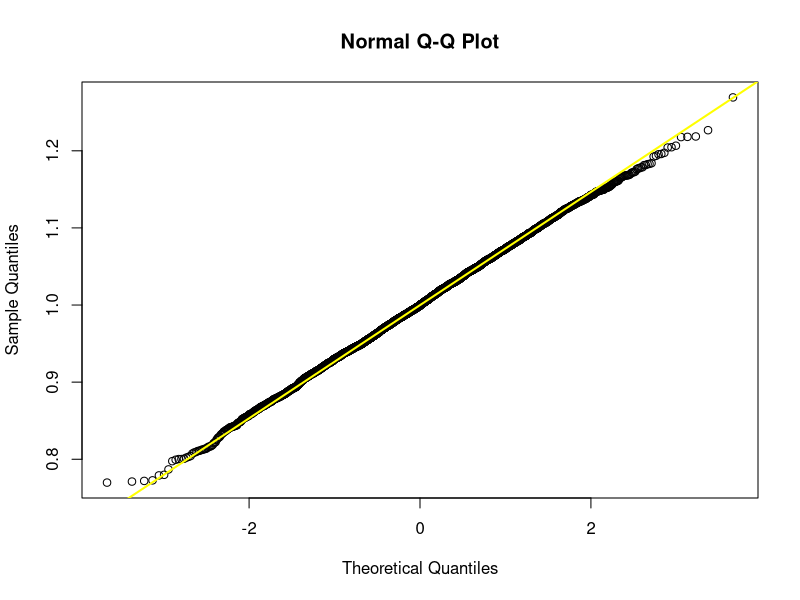
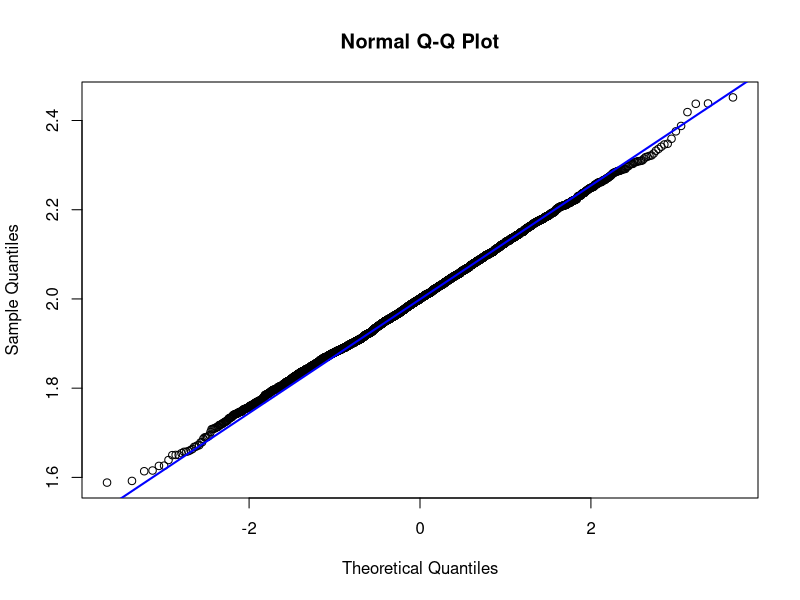
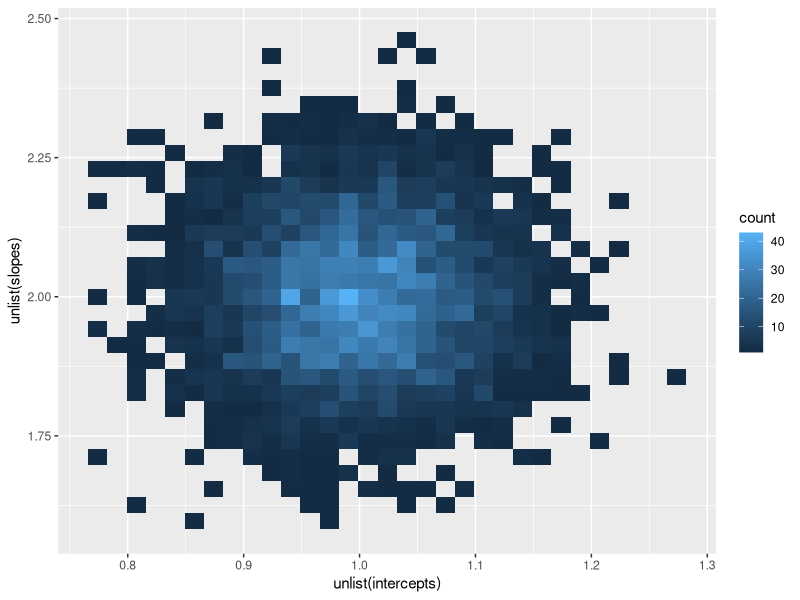
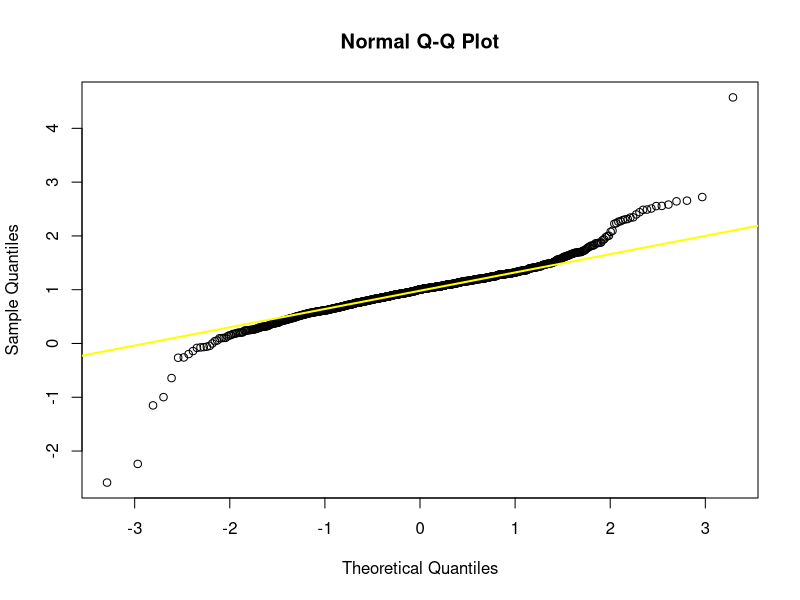
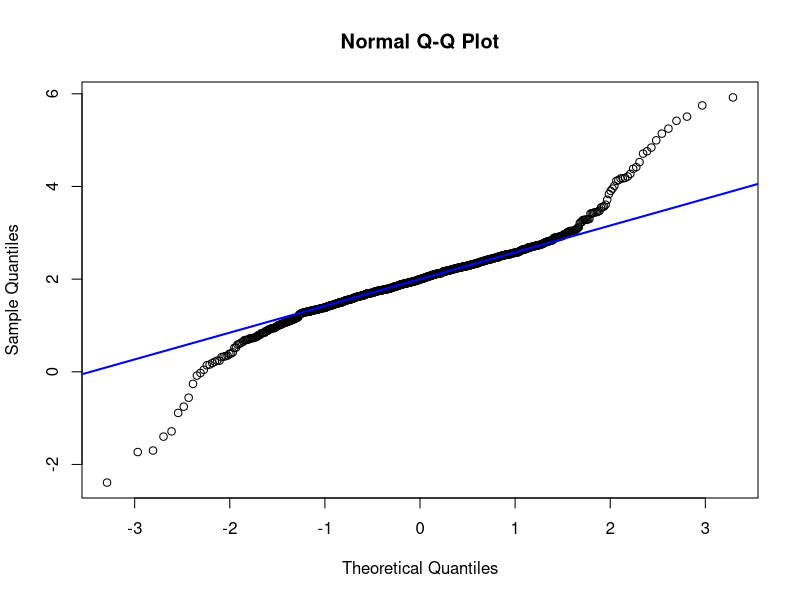
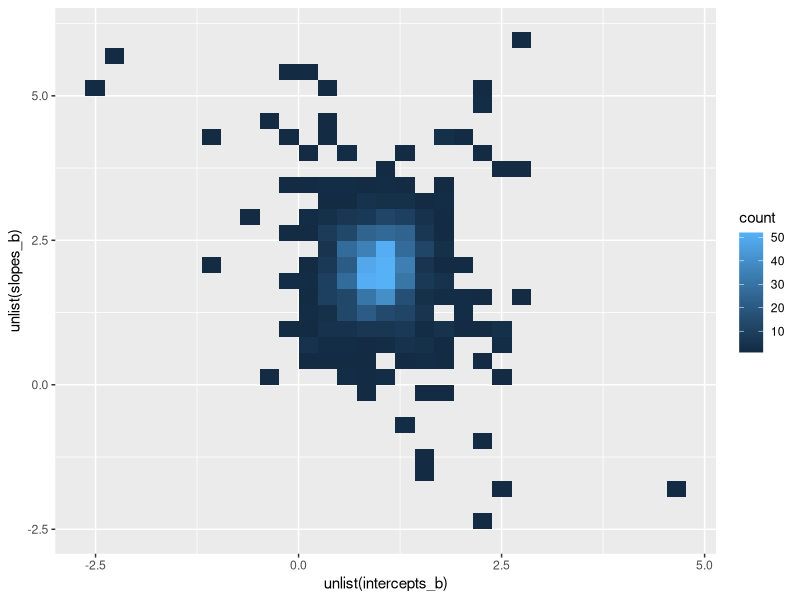
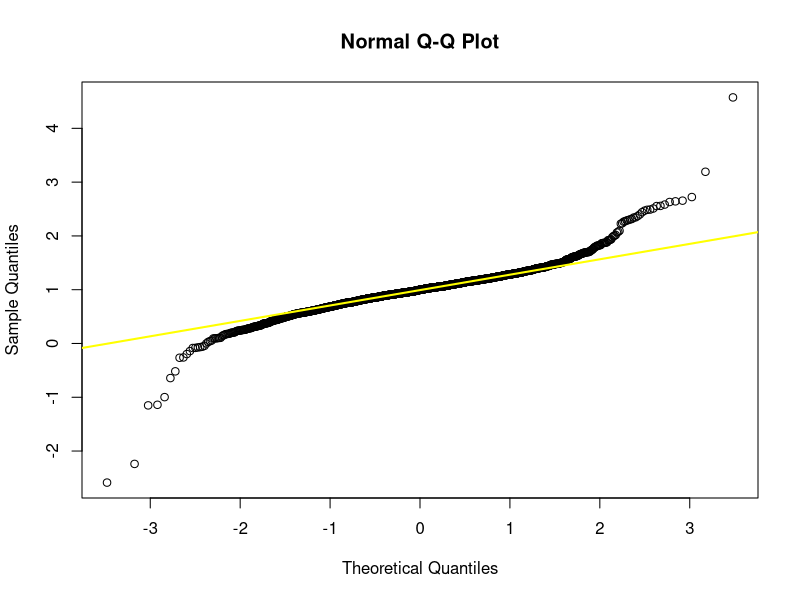
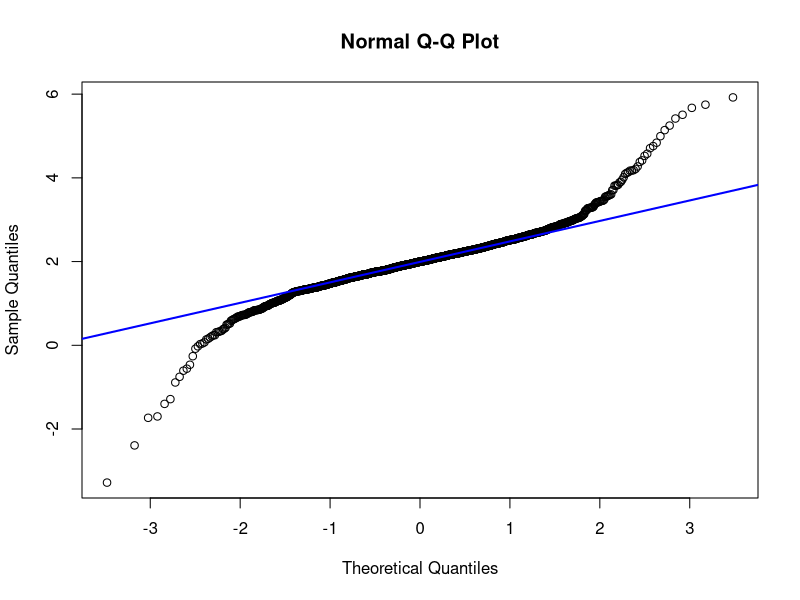

Write the R code that produced these figures, in order. (Note: a time limit stopped this script after it produced the figures.)
## ---- chunk 1
library(ggplot2)
library(car) 
require(car)
## ---- chunk 2
coefficients_sample <- function(sample_num) {
  x_vals = runif(sample_num, -1, 1) 
  error = rnorm(sample_num, 0, 0.5)
  y_vals = 1 + 2 * x_vals + error 
  linear_fit = lm(y_vals ~ x_vals) 
  coeff_values = coef(linear_fit)
  
  list("intercept" = coeff_values[1], "slope" = coeff_values[2])
}

iterations = c(50, 100, 200, 500)
intercepts = list()
slopes = list()

for(i in 1:1000) {
  for(n in iterations) {
    model_values = coefficients_sample(50)
    intercepts = append(intercepts, model_values$intercept)
    slopes = append(slopes, model_values$slope)
  }
}
## ---- chunk 3
qqnorm(unlist(intercepts))
qqline(unlist(intercepts), col="yellow", lwd=2)
## ---- chunk 4
qqnorm(unlist(slopes))
qqline(unlist(slopes), col="blue", lwd=2)
## ---- chunk 5
qplot(unlist(intercepts), unlist(slopes), geom='bin2d')
## ---- chunk 6
SampleSizes = c(50, 100, 200, 500)
DegreesFreedom = c(2, 5, 10, 20, 50)
intercepts_b = list()
slopes_b = list()

sample_with_error <- function(size, err) {
  x_data = runif(size, -1, 1)
  y_data = 2 * x_data + 1 + err
  model = lm(y_data ~ x_data)
  coeff = coef(model)
  
  list("intercept" = coeff[1], "slope" = coeff[2])
}

for(df in DegreesFreedom) { 
  for(s in SampleSizes) {
    for(j in 1:1000) {
      error_sample = rt(s, df)
      coefficients = sample_with_error(s, error_sample)
      intercepts_b = append(intercepts_b, coefficients$intercept)
      slopes_b = append(slopes_b, coefficients$slope)
    }
    # Visualizations
    qqnorm(unlist(intercepts_b))
    qqline(unlist(intercepts_b), col="yellow", lwd=2)
    qqnorm(unlist(slopes_b))
    qqline(unlist(slopes_b), col="blue", lwd=2)

    print(qplot(unlist(intercepts_b), unlist(slopes_b), geom='bin2d'))
  }
}

## ---- chunk 7
library(MASS)
data("Boston")
filtered_data = subset(Boston, select =-c(4,9))
## ---- chunk 8
linear_model = lm(medv ~ ., data=filtered_data)
## ---- chunk 9
plot(linear_model, which=1, pch=16)
## ---- chunk 10
residualPlots(linear_model)
## ---- chunk 11
mean(linear_model$residuals)
## ---- chunk 12
avPlots(linear_model)
## ---- chunk 13
plot(linear_model, which=1, pch=16)
## ---- chunk 14
residualPlots(linear_model)
## ---- chunk 15
avPlots(linear_model)
## ---- chunk 16
plot(linear_model, which=2, cex=1, pch=16)
## ---- chunk 17
qqPlot(linear_model)
## ---- chunk 18
plot(hatvalues(linear_model), type='h', col="blue", ylab="Hat Values", main="Hat values")
threshold = 12 ; num_entries = 506
abline(h = 2 * (threshold + 1) / num_entries, lty=2)
## ---- chunk 19
sort(hatvalues(linear_model), decreasing = TRUE)[1]
## ---- chunk 20
plot(abs(rstudent(linear_model)), type='h', col="blue", ylab="Externally Studentized Residuals")
abline(h = qt(.95, num_entries - threshold - 2), lty=2)
## ---- chunk 21
sort(rstudent(linear_model), decreasing = TRUE)[1]
## ---- chunk 22
plot(linear_model, which=4, col="blue", lwd=2)
abline(h = 1, lty=2)
